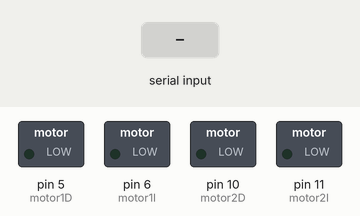
The sketch below on a simulated Arduino Uno, built with avr-gcc and run on an emulated ATmega328P. On the bench: switched loads named in the sketch (green lamp = pin HIGH). The inputs (shaded band) are chosen by the test bench.

Above: at 1.2 s.
1.3 s: "1" received over Serial
At 2.5 s:
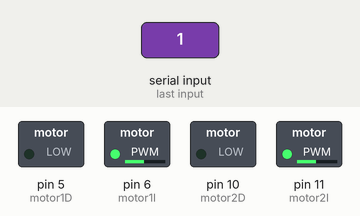
2.8 s: "2" received over Serial
At 3.9 s:
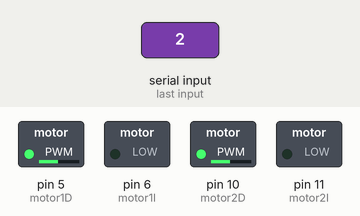
4.3 s: "3" received over Serial
At 5.0 s:
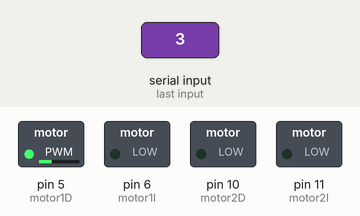
5.8 s: "4" received over Serial
At 6.2 s:
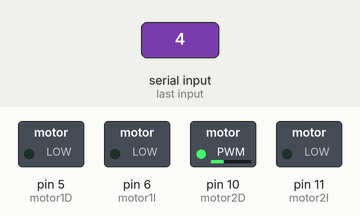
Timing chart, 0 to 8.3 s (numbered marks = the images above; inputs shaded):
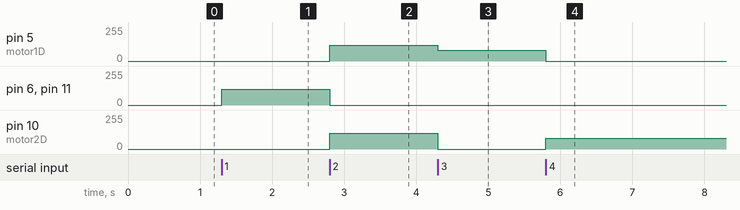

Measured:
- after the input at 1.3 s, pin 6 (motor1I), pin 11 (motor2I): 0/255 → 120/255 at once
- after the input at 2.8 s, pin 5 (motor1D), pin 10 (motor2D): 0/255 → 120/255 at once; pin 6 (motor1I), pin 11 (motor2I): 120/255 → 0/255 at once
- after the input at 4.3 s, pin 5 (motor1D): 120/255 → 80/255 at once; pin 10 (motor2D): 120/255 → 0/255 at once
- after the input at 5.8 s, pin 5 (motor1D): 80/255 → 0/255 at once; pin 10 (motor2D): 0/255 → 80/255 at once

The sketch:

CARRO_ESCLAVO.ino
```cpp
int DATOS=0;
//MOTOR
int motor1D=5;
int motor1I=6;
int motor2D=10;
int motor2I=11;
int vel=120;

void setup()
{
Serial.begin(9600);
pinMode(motor1D,OUTPUT);
pinMode(motor1I,OUTPUT);
pinMode(motor2D,OUTPUT);
pinMode(motor2I,OUTPUT);
analogWrite(motor1D,0);
analogWrite(motor1I,0);
analogWrite(motor2D,0);
analogWrite(motor2I,0);
}

void loop()
{

if (Serial.available()>0)
{DATOS= Serial.read();
//ADELANTE
if(DATOS=='1')
{analogWrite(motor1D,0);
analogWrite(motor1I,vel);
analogWrite(motor2D,0);
analogWrite(motor2I,vel);
}
//ATRAS
if(DATOS=='2')
{analogWrite(motor1D,vel);
analogWrite(motor1I,0);
analogWrite(motor2D,vel);
analogWrite(motor2I,0);
}
//IZQUIERDA
if(DATOS=='3')
{analogWrite(motor1D,80);
analogWrite(motor1I,0);
analogWrite(motor2D,0);
analogWrite(motor2I,0);}
//DERECHA
if(DATOS=='4')
{analogWrite(motor1D,0);
analogWrite(motor1I,0);
analogWrite(motor2D,80);
analogWrite(motor2I,0);}
//DETENER
if(DATOS=='5')
{analogWrite(motor1D,0);
analogWrite(motor1I,0);
analogWrite(motor2D,0);
analogWrite(motor2I,0);}
}

}
```
